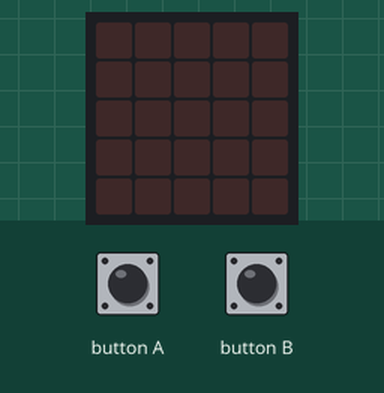
Simulated run of this program. Board: BBC micro:bit (MakeCode). Shown: the board's 5×5 LED display. The inputs (shaded band) are chosen by the test bench.

Above: at 1.2 s.
1.3 s: button A pressed for 0.15 s
At 2.3 s:
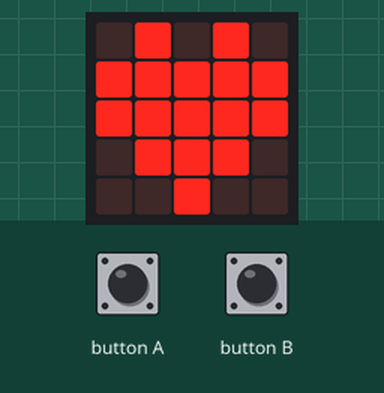
At 3.4 s:
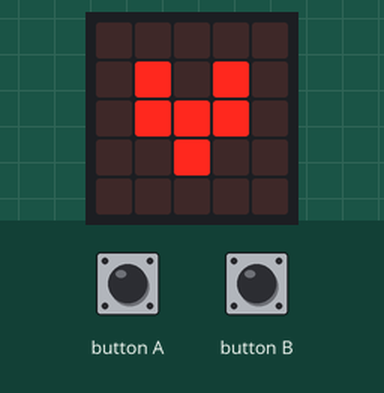
4.4 s: button B pressed for 0.15 s
At 5.1 s:
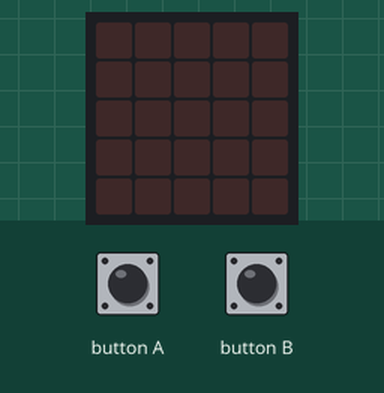
Timing chart, 0 to 7.4 s (numbered marks = the images above; inputs shaded):
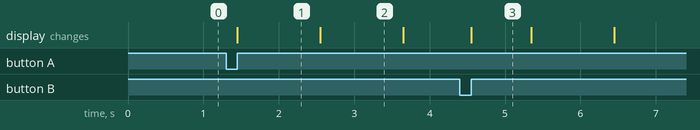

Measured:
- after the input at 1.3 s, the display: changes after 0.15 s (image 1)
- after the input at 4.4 s, the display: changes after 0.15 s (image 3)
- what the display in image 1 shows lasts 1.1 s, from 1.5 s to 2.6 s
- what the display in image 3 shows lasts 0.8 s, from 4.6 s to 5.4 s

The program:

main.ts
```typescript
input.onButtonPressed(Button.A, function () {
    while (true) {
        basic.showIcon(IconNames.Heart)
        basic.pause(500)
        basic.showIcon(IconNames.SmallHeart)
        basic.pause(500)
        basic.showIcon(IconNames.Heart)
    }
})
input.onButtonPressed(Button.B, function () {
    basic.clearScreen()
})
basic.clearScreen()
```

test.ts
```typescript
// aquí va el archivo "tests"; esto no se compilará cuando este paquete se utilice como una extensión.
```
